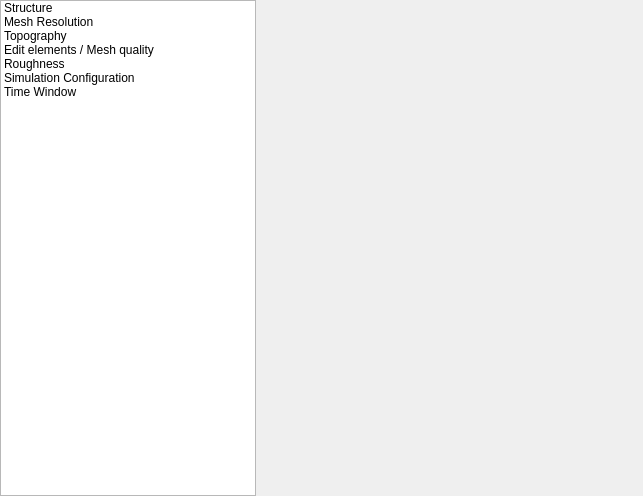
<?xml version="1.0" encoding="UTF-8"?>
<ui version="4.0">
 <class>ReosEditStructure2DWidget</class>
 <widget class="QWidget" name="ReosEditStructure2DWidget">
  <property name="geometry">
   <rect>
    <x>0</x>
    <y>0</y>
    <width>643</width>
    <height>496</height>
   </rect>
  </property>
  <property name="windowTitle">
   <string>Form</string>
  </property>
  <layout class="QFormLayout" name="formLayout">
   <property name="leftMargin">
    <number>0</number>
   </property>
   <property name="topMargin">
    <number>0</number>
   </property>
   <property name="rightMargin">
    <number>0</number>
   </property>
   <property name="bottomMargin">
    <number>0</number>
   </property>
   <item row="0" column="0">
    <layout class="QVBoxLayout" name="verticalLayout_2" stretch="0,1">
     <property name="leftMargin">
      <number>0</number>
     </property>
     <property name="topMargin">
      <number>0</number>
     </property>
     <item>
      <layout class="QHBoxLayout" name="mPropertiesToolBarLayout"/>
     </item>
     <item>
      <widget class="QListWidget" name="mOptionListWidget">
       <property name="sizePolicy">
        <sizepolicy hsizetype="Minimum" vsizetype="Expanding">
         <horstretch>0</horstretch>
         <verstretch>0</verstretch>
        </sizepolicy>
       </property>
       <property name="iconSize">
        <size>
         <width>24</width>
         <height>24</height>
        </size>
       </property>
       <item>
        <property name="text">
         <string>Structure</string>
        </property>
        <property name="icon">
         <iconset resource="../../../images/images.qrc">
          <normaloff>:/images/menuStructure.svg</normaloff>:/images/menuStructure.svg</iconset>
        </property>
       </item>
       <item>
        <property name="text">
         <string>Mesh Resolution</string>
        </property>
        <property name="icon">
         <iconset resource="../../../images/images.qrc">
          <normaloff>:/images/menuMeshReslution.svg</normaloff>:/images/menuMeshReslution.svg</iconset>
        </property>
       </item>
       <item>
        <property name="text">
         <string>Topography</string>
        </property>
        <property name="icon">
         <iconset resource="../../../images/images.qrc">
          <normaloff>:/images/dem.svg</normaloff>:/images/dem.svg</iconset>
        </property>
       </item>
       <item>
        <property name="text">
         <string>Edit elements / Mesh quality</string>
        </property>
        <property name="icon">
         <iconset resource="../../../images/images.qrc">
          <normaloff>:/images/editMeshFrame.svg</normaloff>:/images/editMeshFrame.svg</iconset>
        </property>
       </item>
       <item>
        <property name="text">
         <string>Roughness</string>
        </property>
        <property name="icon">
         <iconset resource="../../../images/images.qrc">
          <normaloff>:/images/roughness.svg</normaloff>:/images/roughness.svg</iconset>
        </property>
       </item>
       <item>
        <property name="text">
         <string>Simulation Configuration</string>
        </property>
        <property name="icon">
         <iconset resource="../../../images/images.qrc">
          <normaloff>:/images/settings.svg</normaloff>:/images/settings.svg</iconset>
        </property>
       </item>
       <item>
        <property name="text">
         <string>Time Window</string>
        </property>
        <property name="icon">
         <iconset resource="../../../images/images.qrc">
          <normaloff>:/images/temporal.svg</normaloff>:/images/temporal.svg</iconset>
        </property>
       </item>
      </widget>
     </item>
    </layout>
   </item>
   <item row="0" column="1">
    <widget class="QStackedWidget" name="mStackedWidget">
     <property name="currentIndex">
      <number>6</number>
     </property>
     <widget class="QWidget" name="pageMeshStructure">
      <layout class="QVBoxLayout" name="verticalLayout">
       <property name="leftMargin">
        <number>0</number>
       </property>
       <property name="topMargin">
        <number>0</number>
       </property>
       <property name="rightMargin">
        <number>0</number>
       </property>
       <property name="bottomMargin">
        <number>0</number>
       </property>
      </layout>
     </widget>
     <widget class="QWidget" name="pageMeshResolution">
      <layout class="QVBoxLayout" name="verticalLayout_3">
       <property name="leftMargin">
        <number>0</number>
       </property>
       <property name="topMargin">
        <number>0</number>
       </property>
       <property name="rightMargin">
        <number>0</number>
       </property>
       <property name="bottomMargin">
        <number>0</number>
       </property>
      </layout>
     </widget>
     <widget class="QWidget" name="pageTopography">
      <layout class="QVBoxLayout" name="verticalLayout_4">
       <property name="leftMargin">
        <number>0</number>
       </property>
       <property name="topMargin">
        <number>0</number>
       </property>
       <property name="rightMargin">
        <number>0</number>
       </property>
       <property name="bottomMargin">
        <number>0</number>
       </property>
      </layout>
     </widget>
     <widget class="QWidget" name="pageEditElements">
      <layout class="QVBoxLayout" name="verticalLayout_5">
       <property name="leftMargin">
        <number>0</number>
       </property>
       <property name="topMargin">
        <number>0</number>
       </property>
       <property name="rightMargin">
        <number>0</number>
       </property>
       <property name="bottomMargin">
        <number>0</number>
       </property>
      </layout>
     </widget>
     <widget class="QWidget" name="pageRoughness">
      <layout class="QVBoxLayout" name="verticalLayout_6">
       <property name="leftMargin">
        <number>0</number>
       </property>
       <property name="topMargin">
        <number>0</number>
       </property>
       <property name="rightMargin">
        <number>0</number>
       </property>
       <property name="bottomMargin">
        <number>0</number>
       </property>
      </layout>
     </widget>
     <widget class="QWidget" name="pageSimulation">
      <layout class="QVBoxLayout" name="verticalLayout_7">
       <property name="leftMargin">
        <number>0</number>
       </property>
       <property name="topMargin">
        <number>0</number>
       </property>
       <property name="rightMargin">
        <number>0</number>
       </property>
       <property name="bottomMargin">
        <number>0</number>
       </property>
      </layout>
     </widget>
     <widget class="QWidget" name="pageTimeWindow">
      <layout class="QVBoxLayout" name="verticalLayout_8">
       <property name="leftMargin">
        <number>0</number>
       </property>
       <property name="topMargin">
        <number>0</number>
       </property>
       <property name="rightMargin">
        <number>0</number>
       </property>
       <property name="bottomMargin">
        <number>0</number>
       </property>
      </layout>
     </widget>
    </widget>
   </item>
  </layout>
 </widget>
 <resources>
  <include location="../../../images/images.qrc"/>
 </resources>
 <connections/>
</ui>
